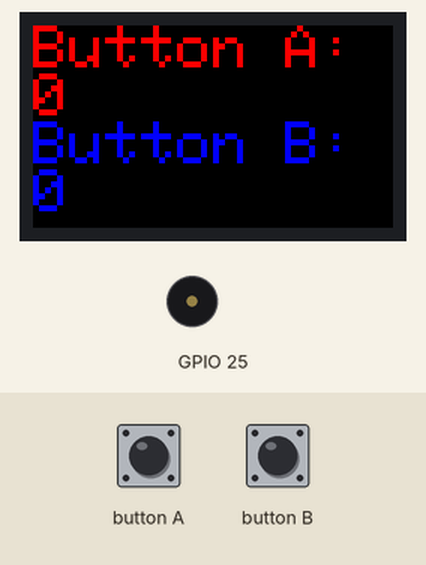
Recording of a sketch running on a simulated ESP32. Shown: 240×135 colour display, buzzer (waves = sounding). The test bench sets the inputs (shaded band).

Above: at 1.3 s.
1.4 s: button B pressed for 3.2 s
At 2.3 s:
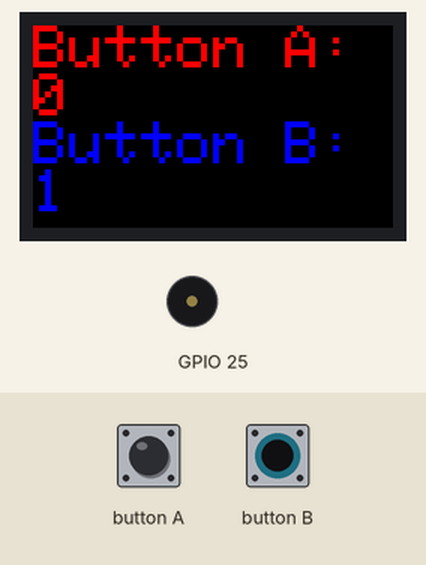
6.2 s: button A pressed for 0.15 s
At 7.2 s:
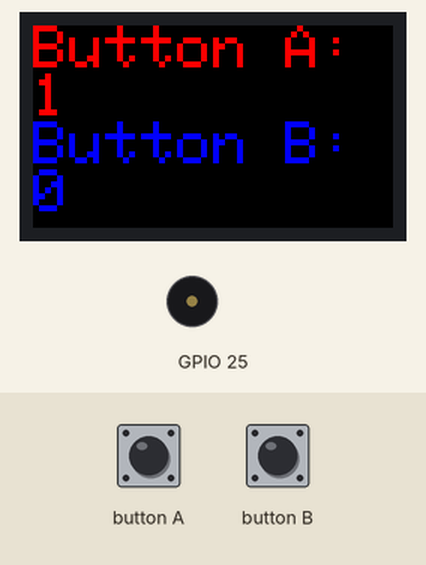
7.8 s: button A pressed for 1 s
At 8.4 s:
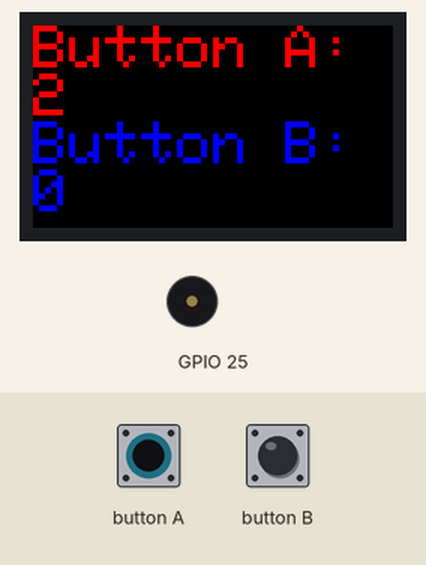
10.3 s: button B pressed for 0.15 s
At 11.5 s:
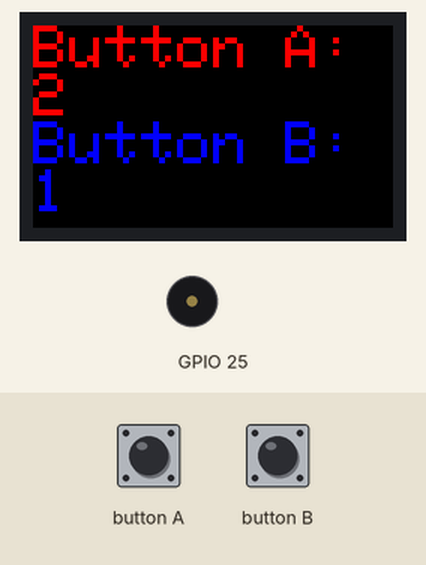
Timing chart, 0 to 12.9 s (numbered marks = the images above; inputs shaded):
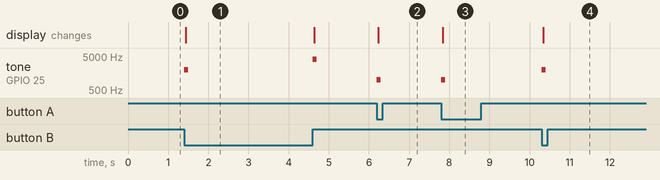

The sketch:

FancyButton.ino
```cpp
// Include the M5StickCPlus library
// This is the core library for the M5StickCPlus
#include <M5StickCPlus.h>

// Declare global variables
// These are the values that will be displayed on the screen
int buttonA = 0;
int buttonB = 0;

void info() {
    // Clear the screen
    M5.Lcd.fillScreen(BLACK);
    M5.Lcd.setCursor(0, 0);
    // Display the values
    M5.Lcd.setTextColor(RED);
    // printf allows formatted printing
    // buttonA and buttonB are the values that will be displayed
    M5.Lcd.printf("Button A: %d\n", buttonA);
    M5.Lcd.setTextColor(BLUE);
    M5.Lcd.printf("Button B: %d", buttonB);
}


void setup() {
    M5.begin();
    M5.Lcd.setRotation(3);
    M5.Lcd.setTextSize(4);
    // Run the info function to display the values
    info();
}

void loop() {
    // Update is needed to get the latest button values
    M5.update();
    // Check if the button was pressed for 2 seconds
    if(M5.BtnB.wasReleasefor(2000)){
        // If so, reset the values and display them
        M5.Beep.tone(4000, 100);
        buttonA = 0;
        buttonB = 0;
        info();
    // Check if the button A was pressed
    } else if(M5.BtnA.wasPressed()) {
        // If so, increment the value and display it
        M5.Beep.tone(1000, 100);
        buttonA++;
        info();
    } else if(M5.BtnB.wasPressed()) {
        // If so, increment the value and display it
        M5.Beep.tone(2000, 100);
        buttonB++;
        info();
    }

}
```

Measured:
- after the input at 1.4 s, tone on GPIO 25: silent → 2000 Hz at once, → silent 0.10 s later, → 4000 Hz 3.1 s later, → silent 0.10 s later; the display: changes at once (image 1)
- after the input at 6.2 s, tone on GPIO 25: silent → 1000 Hz at once, → silent 0.10 s later; the display: changes at once (image 2)
- after the input at 7.8 s, tone on GPIO 25: silent → 1000 Hz at once, → silent 0.10 s later; the display: changes at once (image 3)
- after the input at 10.3 s, tone on GPIO 25: silent → 2000 Hz at once, → silent 0.10 s later; the display: changes at once (image 4)
